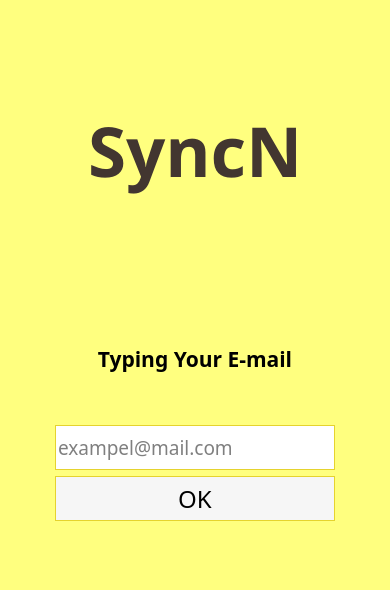
<?xml version="1.0" encoding="UTF-8"?>
<ui version="4.0">
 <class>MainWindow</class>
 <widget class="QMainWindow" name="MainWindow">
  <property name="windowModality">
   <enum>Qt::NonModal</enum>
  </property>
  <property name="geometry">
   <rect>
    <x>0</x>
    <y>0</y>
    <width>390</width>
    <height>590</height>
   </rect>
  </property>
  <property name="sizePolicy">
   <sizepolicy hsizetype="Preferred" vsizetype="Preferred">
    <horstretch>0</horstretch>
    <verstretch>0</verstretch>
   </sizepolicy>
  </property>
  <property name="minimumSize">
   <size>
    <width>390</width>
    <height>590</height>
   </size>
  </property>
  <property name="maximumSize">
   <size>
    <width>390</width>
    <height>590</height>
   </size>
  </property>
  <property name="contextMenuPolicy">
   <enum>Qt::NoContextMenu</enum>
  </property>
  <property name="acceptDrops">
   <bool>false</bool>
  </property>
  <property name="windowTitle">
   <string notr="true">SyncN</string>
  </property>
  <property name="windowIcon">
   <iconset>
    <normaloff>Design/images/sync.ico</normaloff>Design/images/sync.ico</iconset>
  </property>
  <property name="windowOpacity">
   <double>1.000000000000000</double>
  </property>
  <property name="toolTip">
   <string/>
  </property>
  <property name="statusTip">
   <string/>
  </property>
  <property name="autoFillBackground">
   <bool>false</bool>
  </property>
  <property name="styleSheet">
   <string notr="true">background-color:rgb(255, 255, 127);</string>
  </property>
  <property name="toolButtonStyle">
   <enum>Qt::ToolButtonIconOnly</enum>
  </property>
  <property name="animated">
   <bool>true</bool>
  </property>
  <property name="documentMode">
   <bool>true</bool>
  </property>
  <property name="dockOptions">
   <set>QMainWindow::AllowTabbedDocks|QMainWindow::AnimatedDocks</set>
  </property>
  <property name="unifiedTitleAndToolBarOnMac">
   <bool>true</bool>
  </property>
  <widget class="QWidget" name="centralwidget">
   <layout class="QVBoxLayout" name="verticalLayout_3">
    <item>
     <layout class="QVBoxLayout" name="verticalLayout_2">
      <item>
       <layout class="QHBoxLayout" name="horizontalLayout">
        <item>
         <spacer name="horizontalSpacer_3">
          <property name="orientation">
           <enum>Qt::Horizontal</enum>
          </property>
          <property name="sizeHint" stdset="0">
           <size>
            <width>40</width>
            <height>20</height>
           </size>
          </property>
         </spacer>
        </item>
        <item>
         <widget class="QLabel" name="label_2">
          <property name="font">
           <font>
            <family>Bahnschrift Condensed</family>
            <pointsize>52</pointsize>
            <weight>75</weight>
            <bold>true</bold>
            <underline>false</underline>
            <strikeout>false</strikeout>
           </font>
          </property>
          <property name="toolTip">
           <string notr="true"/>
          </property>
          <property name="statusTip">
           <string notr="true"/>
          </property>
          <property name="whatsThis">
           <string notr="true"/>
          </property>
          <property name="accessibleName">
           <string notr="true"/>
          </property>
          <property name="accessibleDescription">
           <string notr="true"/>
          </property>
          <property name="styleSheet">
           <string notr="true">color:rgb(66, 54, 48)</string>
          </property>
          <property name="text">
           <string>SyncN</string>
          </property>
         </widget>
        </item>
        <item>
         <spacer name="horizontalSpacer_4">
          <property name="orientation">
           <enum>Qt::Horizontal</enum>
          </property>
          <property name="sizeHint" stdset="0">
           <size>
            <width>40</width>
            <height>20</height>
           </size>
          </property>
         </spacer>
        </item>
       </layout>
      </item>
      <item>
       <layout class="QHBoxLayout" name="horizontalLayout_3">
        <item>
         <spacer name="horizontalSpacer_2">
          <property name="orientation">
           <enum>Qt::Horizontal</enum>
          </property>
          <property name="sizeType">
           <enum>QSizePolicy::Fixed</enum>
          </property>
          <property name="sizeHint" stdset="0">
           <size>
            <width>40</width>
            <height>20</height>
           </size>
          </property>
         </spacer>
        </item>
        <item>
         <layout class="QVBoxLayout" name="verticalLayout">
          <item>
           <widget class="QLabel" name="label">
            <property name="font">
             <font>
              <family>Bahnschrift SemiBold</family>
              <pointsize>16</pointsize>
              <weight>75</weight>
              <bold>true</bold>
             </font>
            </property>
            <property name="frameShape">
             <enum>QFrame::NoFrame</enum>
            </property>
            <property name="text">
             <string>Typing Your E-mail</string>
            </property>
            <property name="textFormat">
             <enum>Qt::PlainText</enum>
            </property>
            <property name="scaledContents">
             <bool>false</bool>
            </property>
            <property name="alignment">
             <set>Qt::AlignCenter</set>
            </property>
            <property name="margin">
             <number>50</number>
            </property>
           </widget>
          </item>
          <item>
           <widget class="QLineEdit" name="lineEdit">
            <property name="sizePolicy">
             <sizepolicy hsizetype="Preferred" vsizetype="Preferred">
              <horstretch>0</horstretch>
              <verstretch>0</verstretch>
             </sizepolicy>
            </property>
            <property name="minimumSize">
             <size>
              <width>280</width>
              <height>45</height>
             </size>
            </property>
            <property name="maximumSize">
             <size>
              <width>280</width>
              <height>45</height>
             </size>
            </property>
            <property name="baseSize">
             <size>
              <width>280</width>
              <height>45</height>
             </size>
            </property>
            <property name="font">
             <font>
              <family>Bahnschrift Condensed</family>
              <pointsize>14</pointsize>
             </font>
            </property>
            <property name="styleSheet">
             <string notr="true">background-color:rgb(255, 255, 255);
border-style:solid;
border-color:#e5d32e;
border-width:1px;</string>
            </property>
            <property name="frame">
             <bool>true</bool>
            </property>
            <property name="alignment">
             <set>Qt::AlignLeading|Qt::AlignLeft|Qt::AlignVCenter</set>
            </property>
            <property name="placeholderText">
             <string>exampel@mail.com</string>
            </property>
            <property name="cursorMoveStyle">
             <enum>Qt::LogicalMoveStyle</enum>
            </property>
            <property name="clearButtonEnabled">
             <bool>true</bool>
            </property>
           </widget>
          </item>
          <item>
           <widget class="QPushButton" name="pushButton">
            <property name="enabled">
             <bool>true</bool>
            </property>
            <property name="sizePolicy">
             <sizepolicy hsizetype="Preferred" vsizetype="Preferred">
              <horstretch>0</horstretch>
              <verstretch>0</verstretch>
             </sizepolicy>
            </property>
            <property name="minimumSize">
             <size>
              <width>280</width>
              <height>45</height>
             </size>
            </property>
            <property name="maximumSize">
             <size>
              <width>280</width>
              <height>45</height>
             </size>
            </property>
            <property name="sizeIncrement">
             <size>
              <width>0</width>
              <height>0</height>
             </size>
            </property>
            <property name="baseSize">
             <size>
              <width>280</width>
              <height>45</height>
             </size>
            </property>
            <property name="font">
             <font>
              <family>Bahnschrift Condensed</family>
              <pointsize>18</pointsize>
              <weight>50</weight>
              <bold>false</bold>
             </font>
            </property>
            <property name="cursor">
             <cursorShape>PointingHandCursor</cursorShape>
            </property>
            <property name="mouseTracking">
             <bool>false</bool>
            </property>
            <property name="focusPolicy">
             <enum>Qt::ClickFocus</enum>
            </property>
            <property name="contextMenuPolicy">
             <enum>Qt::NoContextMenu</enum>
            </property>
            <property name="statusTip">
             <string notr="true"/>
            </property>
            <property name="whatsThis">
             <string notr="true"/>
            </property>
            <property name="accessibleName">
             <string notr="true"/>
            </property>
            <property name="accessibleDescription">
             <string notr="true"/>
            </property>
            <property name="layoutDirection">
             <enum>Qt::LeftToRight</enum>
            </property>
            <property name="styleSheet">
             <string notr="true">background-color:rgb(246, 246, 246);
border-style:solid;
border-color:#e5d32e;
border-width:1px;
hover:pointer;</string>
            </property>
            <property name="inputMethodHints">
             <set>Qt::ImhNone</set>
            </property>
            <property name="text">
             <string>OK</string>
            </property>
            <property name="autoDefault">
             <bool>false</bool>
            </property>
            <property name="flat">
             <bool>false</bool>
            </property>
           </widget>
          </item>
          <item>
           <spacer name="verticalSpacer">
            <property name="orientation">
             <enum>Qt::Vertical</enum>
            </property>
            <property name="sizeType">
             <enum>QSizePolicy::Fixed</enum>
            </property>
            <property name="sizeHint" stdset="0">
             <size>
              <width>20</width>
              <height>60</height>
             </size>
            </property>
           </spacer>
          </item>
         </layout>
        </item>
        <item>
         <spacer name="horizontalSpacer">
          <property name="orientation">
           <enum>Qt::Horizontal</enum>
          </property>
          <property name="sizeType">
           <enum>QSizePolicy::Fixed</enum>
          </property>
          <property name="sizeHint" stdset="0">
           <size>
            <width>40</width>
            <height>20</height>
           </size>
          </property>
         </spacer>
        </item>
       </layout>
      </item>
     </layout>
    </item>
   </layout>
  </widget>
 </widget>
 <resources/>
 <connections/>
</ui>
